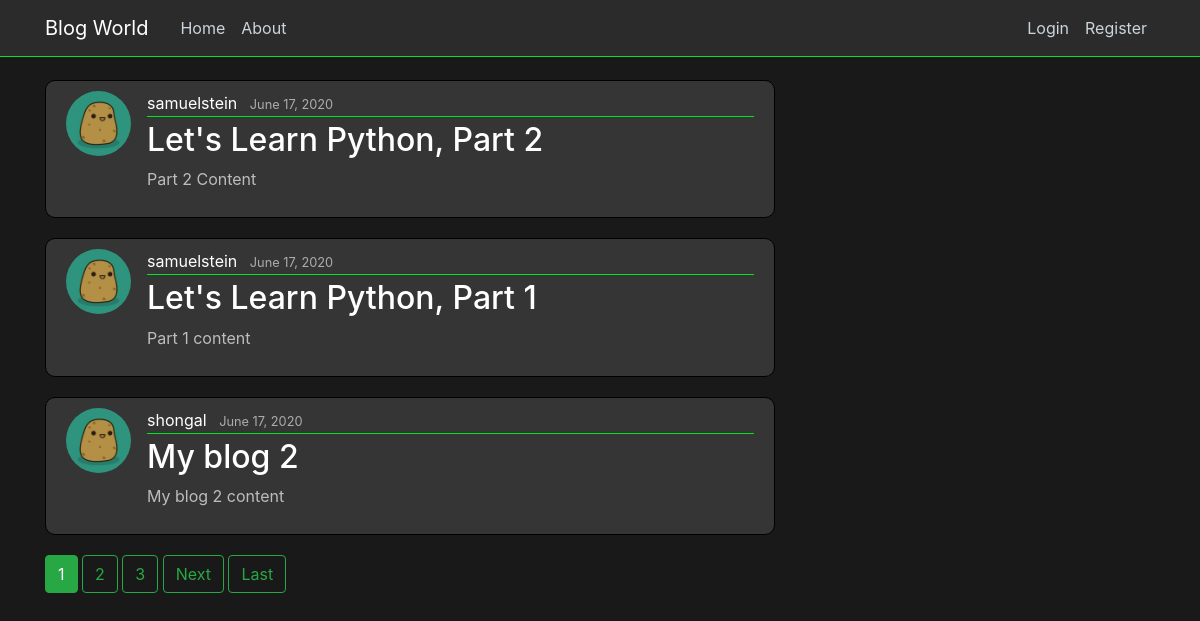
The page / on the database its author committed.
### blog/models.py (models this page shows, shortened)
class Post(models.Model):
    title = models.CharField(max_length = 100)
    content = models.TextField()
    date_posted = models.DateTimeField(default=timezone.now)
    author = models.ForeignKey(User, on_delete=models.CASCADE)

### users/models.py (models this page shows, shortened)
class Profile(models.Model):
    user = models.OneToOneField(User, on_delete=models.CASCADE) # having one-to-one relation with User model
    image = models.ImageField(default='potato.jpg', upload_to='profile_pics')

### blog/views.py (the view)
# urls.py: path('', PostListView.as_view(), name='blog-home'),
class PostListView(ListView):
    model = Post # The model we are working on
    template_name = 'blog/home.html' # <app>/<model>_<viewtype>.html {default one}
    context_object_name = 'posts' # Value p assed to the template
    ordering = ['-date_posted'] # It decides the sorting
    paginate_by = 3

### blog/templates/blog/home.html (shortened to what this page needs)
{% extends "blog/base.html" %}
{% block content%}
    {% for post in posts %}
    <article class="media content-section">
        <img class="rounded-circle article-img" src="{{ post.author.profile.image.url }}" alt="">
        <div class="media-body">
            <div class="article-metadata">
                <a class="mr-2" href="{% url 'user-posts' post.author.username %}">{{ post.author }}</a>
                <small class="text-muted">{{ post.date_posted|date:"F d, Y" }}</small>
            </div>
            <h2><a class="article-title" href="{% url 'post-detail' post.id%}">{{ post.title }}</a></h2>
            <p class="article-content">{{ post.content }}</p>
        </div>
    </article>
    {% endfor %}
    {% if is_paginated %}
        {% for num in page_obj.paginator.page_range %}
            {% if page_obj.number == num %}
                <a class="btn btn-success mb-4" href="?page={{ num }} ">{{num}}</a>
            {% elif num > page_obj.number|add:'-3' and num < page_obj.number|add:'3'%}
            <a class="btn btn-outline-success mb-4" href="?page={{ num }} ">{{num}}</a>
            {% endif %}
        {% endfor %}
        {% if page_obj.has_next %}
            <a class="btn btn-outline-success mb-4" href="?page={{page_obj.next_page_number }}">Next</a>
            <a class="btn btn-outline-success mb-4" href="?page={{page_obj.paginator.num_pages}}">Last</a>
        {% endif %}
    {% endif %}
{% endblock content%}

### blog/templates/blog/base.html (shortened to what this page needs)
{% load static %}
<!DOCTYPE html>
<html lang="en">
<head>
    <link rel="stylesheet" href="https://maxcdn.bootstrapcdn.com/bootstrap/4.0.0/css/bootstrap.min.css">
    <link rel="stylesheet" href="{% static 'blog/main.css' %}">
</head>
<body>
    <header class="site-header">
        <nav class="navbar navbar-expand-md navbar-dark bg-steel fixed-top">
          <div class="container">
            <a class="navbar-brand mr-4" href="/">Blog World</a>
            <div class="collapse navbar-collapse" id="navbarToggle">
              <div class="navbar-nav mr-auto">
                <a class="nav-item nav-link" href="{% url 'blog-home' %}">Home</a>
                <a class="nav-item nav-link" href="{% url 'blog-about' %}">About</a>
              </div>
              {% if user.is_authenticated %}
              <div class="navbar-nav">
                <a class="nav-item nav-link" href="{% url 'post-create' %}">New Post</a>
                <p class="nav-user">Logged in as <span style="color:#00e426">{{user.username}}</span></p>
                <a class="nav-item nav-link" href="{% url 'profile' %}">Profile</a>
                <a class="nav-item nav-link" href="{% url 'logout' %}">Logout</a>
              </div>
              {% else %}
              <div class="navbar-nav">
                <a class="nav-item nav-link" href="{% url 'login' %}">Login</a>
                <a class="nav-item nav-link" href="{% url 'register' %}">Register</a>
              </div>
              {% endif %}
            </div>
          </div>
        </nav>
    </header>
    <main role="main" class="container">
        <div class="row">
          <div class="col-md-8">
            {% block content %}{% endblock %}
          </div>
        </div>
    </main>
</body>
</html>

### blog/static/blog/main.css (style rules this page uses)
body { background: #1a1919; color: #ebe2e2; margin-top: 5rem; }
.bg-steel { background-color: #2b2b2b; border-bottom: 1px solid #00e426 }
.site-header .navbar-nav .nav-link { color: #cbd5db; }
.content-section { background: #353535; padding: 10px 20px; border: 1px solid #000000; border-radius: 10px; margin-bottom: 20px; }
.content-section p { color:#bdbdbd !important; }
.article-title { color: #ffffff; }
.article-content { white-space: pre-line; }
.article-img { height: 65px; width: 65px; margin-right: 16px; }
.article-metadata { padding-bottom: 1px; margin-bottom: 4px; border-bottom: 1px solid #00e426 }
.article-metadata a { color: #ffffff; text-decoration: none; }
.article-metadata small { color: #acacac !important; }

### rows shown on the page
Post: author.profile.image (picture), author "samuelstein", date_posted "June 17, 2020", title "Let's Learn Python, Part 2", content "Part 2 Content"
Post: author.profile.image (picture), author "samuelstein", date_posted "June 17, 2020", title "Let's Learn Python, Part 1", content "Part 1 content"
Post: author.profile.image (picture), author "shongal", date_posted "June 17, 2020", title "My blog 2", content "My blog 2 content"

### other values the page prints
{{ num }} "1"
{{ num }} "2" "3"
